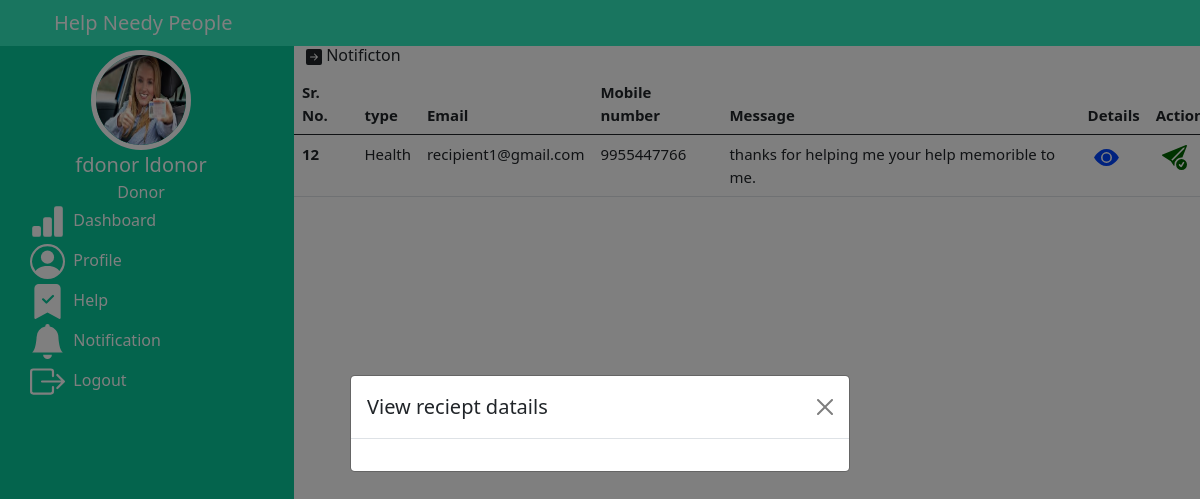
The page /donor/dnotifictionv.php (signed in) on the database its author committed.
### tables this page shows
CREATE TABLE `user` (
  `id` int(6) UNSIGNED NOT NULL,
  `role` varchar(30) NOT NULL,
  `fname` varchar(30) NOT NULL,
  `lname` varchar(30) NOT NULL,
  `photo` varchar(50) DEFAULT NULL,
  `address` varchar(50) DEFAULT NULL,
  `mobile` varchar(30) NOT NULL,
  `email` varchar(50) NOT NULL,
  `pass` varchar(300) NOT NULL,
  `otp` varchar(6) DEFAULT NULL
);

CREATE TABLE `help` (
  `id` int(6) UNSIGNED NOT NULL,
  `did` varchar(30) NOT NULL,
  `rid` varchar(30) NOT NULL,
  `hamount` varchar(50) DEFAULT NULL,
  `message` varchar(50) DEFAULT NULL,
  `status` varchar(50) DEFAULT NULL,
  `nid` int(11) NOT NULL
);

CREATE TABLE `need` (
  `id` int(6) UNSIGNED NOT NULL,
  `rid` varchar(30) NOT NULL,
  `ntype` varchar(30) NOT NULL,
  `nphoto` varchar(50) DEFAULT NULL,
  `nname` varchar(30) NOT NULL,
  `ndetails` varchar(50) DEFAULT NULL,
  `ramount` varchar(50) DEFAULT NULL,
  `ldate` varchar(50) DEFAULT NULL,
  `status` varchar(50) DEFAULT NULL
);

### donor/dnotifictionv.php (the view, shortened to what this page needs)
<!doctype html>
<html lang="en">
<head>
<link href="https://cdn.jsdelivr.net/npm/bootstrap@5.0.2/dist/css/bootstrap.min.css" rel="stylesheet"
>
</head>
<body>
    <div class="row sticky-top">
        <div class="col-12">
            <nav class="navbar navbar-expand-lg navbar-dark" style="background-color: rgb(50, 234, 191);">
                <div class="container justify-content-between">
                    <div><a class="navbar-brand" href="donor.php">Help Needy People</a></div>
                </div>
            </nav>
        </div>
    </div>
    <div class="row">
        <div class="col-3 vh-100  overflow-auto text-white" style="background-color: rgb(9, 200, 155);">
            <div class="row justify-content-around">
            <?php
                  include_once '../includes/conn.php';
                     $aid=$_SESSION['id'];
          $query="select * from user where id='$aid'";
          $result=mysqli_query($conn,$query);
         while ($row=mysqli_fetch_array($result)){
             ?>
                <div class="col-12">
                <center>
                        <img src=<?= $row['photo']; ?> width="100px" height="100px" alt=""
                            class="rounded-circle border border-white border-5 mt-1">
                    </center>
                </div>
            </div>
            <div class="row  justify-content-around">
            <div class="col-12">
                    <center>
                        <p class="m-0" style="font-size: 20px;"><?= $row['fname']; ?> <?= $row['lname']; ?></p>
                        <p class="m-0 ">Donor</p>
                    </center>
                </div>
                <?php } ?>
            </div>
            <div class="menu">
                <a href="donor.php"> &nbsp;Dashboard</a>
                <a href="dprofile.php"> &nbsp;Profile</a>
                <a href="dhelp.php"> &nbsp;Help</a>
                <a href="dnotifiction.php"><svg xmlns="http://www.w3.org/2000/svg" width="35" height="35"
                        fill="currentColor" class="bi bi-bell-fill" viewBox="0 0 16 16">
                        <path
                            d="M8 16a2 2 0 0 0 2-2H6a2 2 0 0 0 2 2zm.995-14.901a1 1 0 1 0-1.99 0A5.002 5.002 0 0 0 3 6c0 1.098-.5 6-2 7h14c-1.5-1-2-5.902-2-7 0-2.42-1.72-4.44-4.005-4.901z" />
                    </svg> &nbsp;Notification</a>
                <a href="../logout.php"> &nbsp;Logout</a>
            </div>
        </div>
        <div class="col-9 vh-100 overflow-auto">
            <h6> Notificton</h6>
            <div class="row">
                <table class="table table-hover" style="font-size: 15px;">
                    <thead class="thead-dark">
                        <tr>
                            <th scope="col">Sr. No.</th>
                            <th scope="col">type</th>
                            <th scope="col">Email</th>
                            <th scope="col">Mobile number</th>
                            <th scope="col">Message</th>
                            <th>Details</th>
                            <th>Action</th>
                        </tr>
                    </thead>
                    <tbody>
                    <?php
                    $query="select * from help where status='0' and did=$aid";
                    $result=mysqli_query($conn,$query);
                    while ($row=mysqli_fetch_array($result)){ ?>
                        <tr>
                            <form action="../dbopertion.php" method="post" enctype="multipart/form-data">
                                <th scope="row"><?= $row['id']; ?></th>
                                <?php
                                    $nid=$row['nid'];
                                $query2="select * from need where id=$nid";
                                $result2=mysqli_query($conn,$query2);
                                 while ($row2=mysqli_fetch_array($result2)){ ?>
                                      <td><?= $row2['ntype']; ?></td>
                                      <?php } ?>
                                <?php
                                 $rid=$row['rid'];
                                $query1="select * from user where id=$rid";
                                $result1=mysqli_query($conn,$query1);
                                 while ($row1=mysqli_fetch_array($result1)){ ?>
                                <td><?= $row1['email']; ?></td>
                                <td><?= $row1['mobile']; ?></td>
                                <?php } ?>
                                <td><?= $row['message']; ?></td>
                                <td><button
                                            style="border:none; background-color:transparent;" type="submit"
                                            name="sdnbtn"></button></td>
                                <td><button
                                            style="border:none; background-color:transparent;" type="submit"
                                            name="ddn"></button></td>
                            </form>
                        </tr>
                        <?php } ?>
                    </tbody>
                </table>
            </div>
        </div>
    </div>
    <div class="modal fade" id="staticBackdrop2" data-bs-backdrop="static" data-bs-keyboard="false" tabindex="-1"
        aria-labelledby="staticBackdropLabel2" aria-hidden="true">
        <div class="modal-dialog  modal-dialog-centered modal-dialog-scrollable">
            <div class="modal-content">
                <div class="modal-header">
                    <h5 class="modal-title" id="staticBackdropLabel">View reciept datails</h5>
                    <button type="button" class="btn-close" data-bs-dismiss="modal" aria-label="Close"></button>
                </div>
                <div class="modal-body">
            </div>
        </div>
    </div>
</body>
</html>

### donor/dnotifictionv.php (style rules this page uses)
.menu a { text-decoration: none; display: block; color: white; align-items: center; margin: 0 auto; margin-left: 30px; margin-bottom: 5px; }

### rows shown on the page
user: photo (picture), fname "fdonor", lname "ldonor"
help: id "12", message "thanks for helping me your help memorible to me."
need: ntype "Health"
user: email "recipient1@gmail.com", mobile "9955447766"
